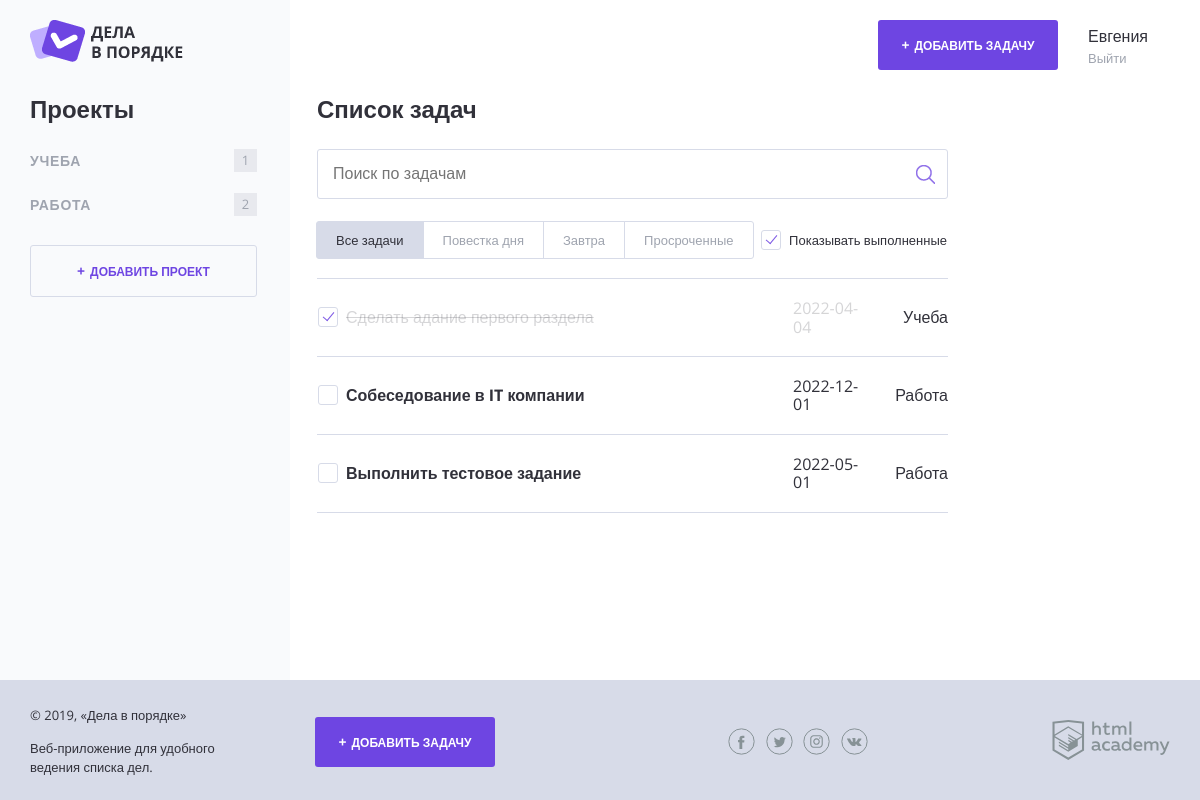
Before: / with the older database file.
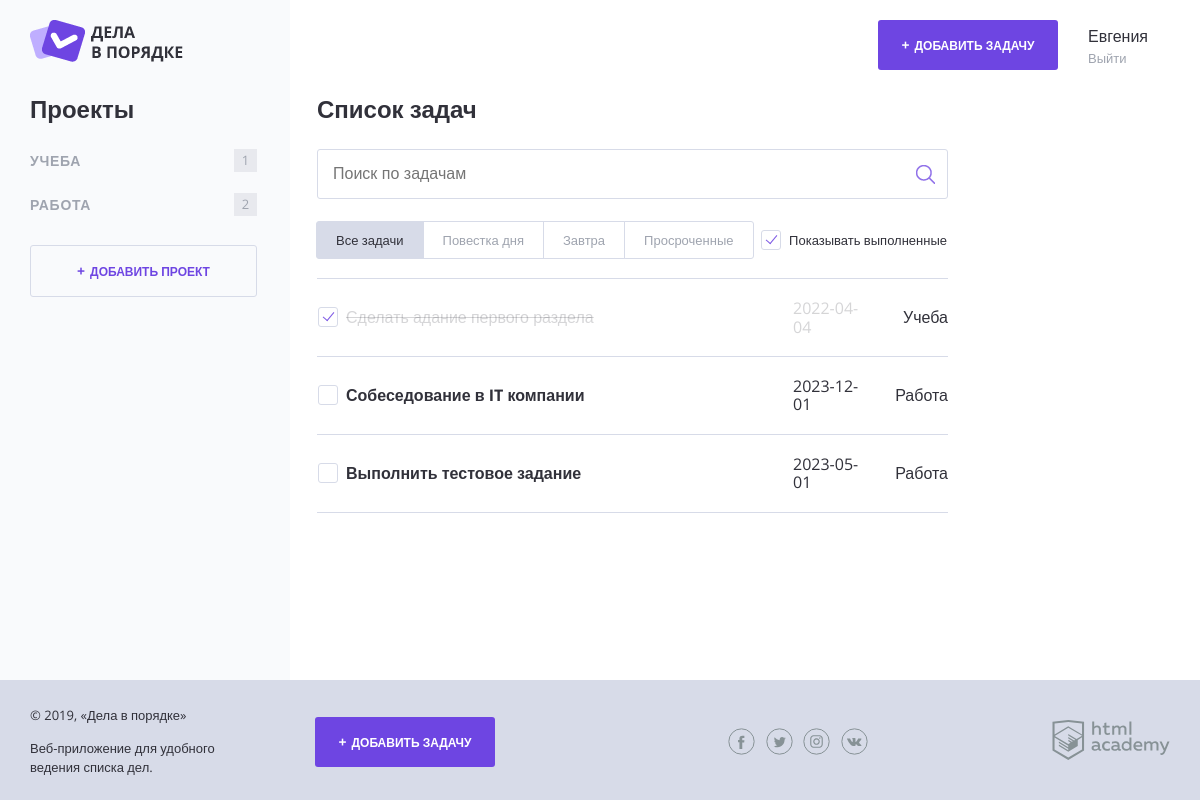
After: the same page with the newer database file.
### tables this page shows
CREATE TABLE projects (
  id INT AUTO_INCREMENT PRIMARY KEY,
  name VARCHAR(255) NOT NULL UNIQUE,
  user_id INT,
  FOREIGN KEY (user_id) REFERENCES users (id)
);

CREATE TABLE tasks (
    id INT AUTO_INCREMENT PRIMARY KEY,
    created_at TIMESTAMP DEFAULT CURRENT_TIMESTAMP,
    status INT DEFAULT 0,
    name VARCHAR(255) NOT NULL,
    file VARCHAR(255),
    deadline_at DATE NULL,
    user_id INT,
    project_id INT,
    FOREIGN KEY (user_id) REFERENCES users (id),
    FOREIGN KEY (project_id) REFERENCES projects (id)
);

### helpers.php (called while the page is built, shortened)
<?php
function include_template($name, array $data = []) {
    $name = 'templates/' . $name;
    extract($data);
    require $name;
    $result = ob_get_clean();
    return $result;
}

### templates/main.php (the view, shortened to what this page needs)
<div class="content">
    <section class="content__side">
        <h2 class="content__side-heading">Проекты</h2>
            <nav class="main-navigation">
                    <ul class="main-navigation__list">
                        <?php foreach ($projects as $project): ?>
                        <li class="main-navigation__list-item">
                            <a class="main-navigation__list-item-link" href="index.php?id=<?= $project['id']; ?>"><?= htmlspecialchars($project['name']); ?></a>
                            <span class="main-navigation__list-item-count"><?= count_task ($tasks, $project) ?></span>
                        </li>
                        <?php endforeach; ?>
                    </ul>
            </nav>
                <a class="button button--transparent button--plus content__side-button"
                   href="pages/form-project.html" target="project_add">Добавить проект</a>
    </section>
    <main class="content__main">
                <h2 class="content__main-heading">Список задач</h2>
                <form class="search-form" action="index.php" method="post" autocomplete="off">
                    <input class="search-form__input" type="text" name="" value="" placeholder="Поиск по задачам">
                    <input class="search-form__submit" type="submit" name="" value="Искать">
                </form>
                <div class="tasks-controls">
                    <nav class="tasks-switch">
                        <a href="/" class="tasks-switch__item tasks-switch__item--active">Все задачи</a>
                        <a href="/" class="tasks-switch__item">Повестка дня</a>
                        <a href="/" class="tasks-switch__item">Завтра</a>
                        <a href="/" class="tasks-switch__item">Просроченные</a>
                    </nav>
                    <label class="checkbox">
                        <span class="checkbox__text">Показывать выполненные</span>
                    </label>
                </div>
                <table class="tasks">
                    <?php foreach ($tasks as $task): ?>
                    <tr class="tasks__item task <?php if ($task['status']): ?>task--completed<?php endif ?> <?php if (task_deadline($task['deadline_at'])): ?>task--important<?php endif ?>">
                        <td class="task__select">
                            <label class="checkbox task__checkbox">
                                <span class="checkbox__text"><?= htmlspecialchars($task['name']); ?></span>
                            </label>
                        </td>
                        <td class="task__date"><?= $task['deadline_at']; ?></td>
                        <td class="task__controls"><?= htmlspecialchars($task['category']); ?></td>
                    </tr>
                    <?php endforeach; ?>
                </table>
    </main>
 </div>

### templates/layout.php (shortened to what this page needs)
<!DOCTYPE html>
<html lang="ru">
<head>
    <link rel="stylesheet" href="css/normalize.css">
    <link rel="stylesheet" href="css/style.css">
    <link rel="stylesheet" href="css/flatpickr.min.css">
</head>
<body>
<div class="page-wrapper">
    <div class="container container--with-sidebar">
        <header class="main-header">
            <a href="/">
                <img src="img/logo.png" width="153" height="42" alt="Логотип Дела в порядке">
            </a>
            <div class="main-header__side">
                <a class="main-header__side-item button button--plus open-modal" href="pages/form-task.html">Добавить задачу</a>
                <div class="main-header__side-item user-menu">
                    <div class="user-menu__data">
                        <p><?= $user; ?></p>
                        <a href="#">Выйти</a>
                    </div>
                </div>
            </div>
        </header>
        <div class="content"><?= $content; ?></div>
    </div>
</div>
<footer class="main-footer">
    <div class="container">
        <div class="main-footer__copyright">
            <p>© 2019, «Дела в порядке»</p>
            <p>Веб-приложение для удобного ведения списка дел.</p>
        </div>
        <a class="main-footer__button button button--plus" href="pages/form-task.html">Добавить задачу</a>
        <div class="main-footer__social social">
            <a class="social__link social__link--facebook" href="#">
            </a>
            <a class="social__link social__link--twitter" href="#">
            </a>
            <a class="social__link social__link--instagram" href="#">
            </a>
            <a class="social__link social__link--vkontakte" href="#">
            </a>
        </div>
        <div class="main-footer__developed-by">
            <a href="https://htmlacademy.ru/intensive/php">
                <img src="img/htmlacademy.svg" alt="HTML Academy" width="118" height="40">
            </a>
        </div>
    </div>
</footer>
</body>
</html>

### index.php (shortened to what this page needs)
<?php
require_once('helpers.php');
$db = require_once('db.php');
$connect = db_connect($db);
$projects = [];
$tasks = [];
$show_complete_tasks = rand(0, 1);
$user = 1;
$sql_projects = 'SELECT id, name FROM projects WHERE user_id = ?';
$stmt = mysqli_prepare($connect, $sql_projects);
if (!mysqli_stmt_bind_param($stmt, 'i', $user)) {
	report_error(mysqli_error($connect));
}
if (!mysqli_stmt_execute($stmt)) {
	report_error(mysqli_error($connect));
}
$result = mysqli_stmt_get_result($stmt);
if (!$result) {
	report_error(mysqli_error($connect));
} else {
	$projects = mysqli_fetch_all($result, MYSQLI_ASSOC);
};
$sql_tasks = 'SELECT status, t.name, deadline_at, p.name as category FROM tasks t JOIN projects p on t.project_id = p.id WHERE p.user_id = ?';
$stmt = mysqli_prepare($connect, $sql_tasks);
if (!mysqli_stmt_bind_param($stmt, 'i', $user)) {
	report_error(mysqli_error($connect));
}
if (!mysqli_stmt_execute($stmt)) {
	report_error(mysqli_error($connect));
}
$res = mysqli_stmt_get_result($stmt);
if (!$res) {
	report_error(mysqli_error($connect));
} else {
	$tasks = mysqli_fetch_all($res, MYSQLI_ASSOC);
};
$page_content = include_template(
	'main.php',
	[
		'projects' => $projects,
		'tasks' => $tasks,
		'show_complete_tasks' => $show_complete_tasks
	]
);
function count_task($tasks, $project)
{
	$count = 0;
	foreach ($tasks as $task) {
		if ($project['name'] === $task['category']) {
			$count++;
		}
	}
	return $count;
}
function task_deadline($date)
{
	$cur_date = strtotime(date('d-m-Y'));
	$date_task = strtotime($date);
	$hours_count = abs(floor(($cur_date - $date_task) / 3600));
	return $hours_count < 24;
}
$layout_content = include_template(
	'layout.php',
	[
		'content' => $page_content,
		'title' => 'Дела в порядке',
		'user' => 'Евгения'
	]
);
print($layout_content);

Changed rows visible on the page:
changed tasks "Собеседование в IT компании": deadline_at "2022-12-01" → "2023-12-01"
changed tasks "Выполнить тестовое задание": deadline_at "2022-05-01" → "2023-05-01"
